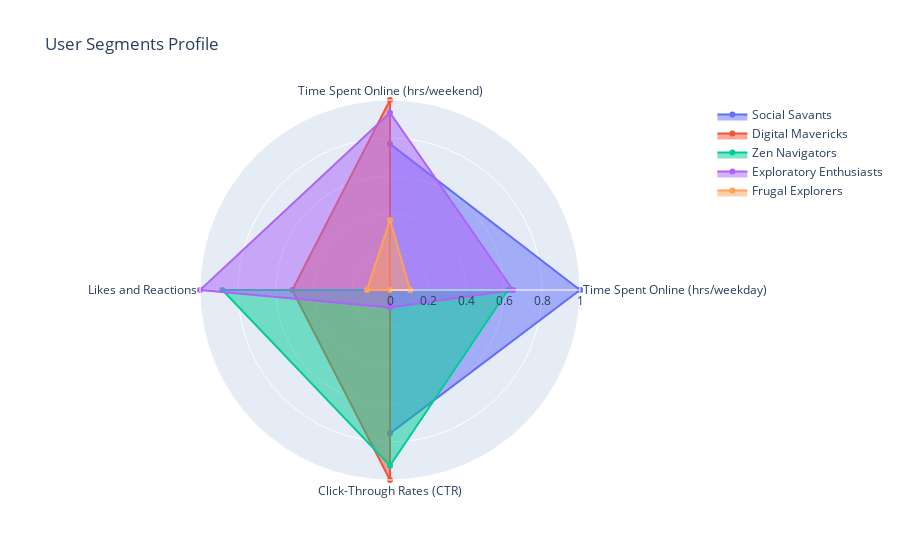

Write notebook code for a chart like this one.
### Markdown cell above
##### Create a radar charts that reflect the segments and their distinctive characteristics.

### Code cell
# Preparing data for radar chart
features_to_plot = ['Time Spent Online (hrs/weekday)', 'Time Spent Online (hrs/weekend)', 'Likes and Reactions', 'Click-Through Rates (CTR)']
labels = np.array(features_to_plot)

# Creating a dataframe for the radar chart
radar_df = cluster_means[features_to_plot].reset_index()

# Normalizing the data
radar_df_normalized = radar_df.copy()
for feature in features_to_plot:
    radar_df_normalized[feature] = (radar_df[feature] - radar_df[feature].min()) / (radar_df[feature].max() - radar_df[feature].min())

# Adding a full circle for plotting
radar_df_normalized = pd.concat([radar_df_normalized, radar_df_normalized.iloc[0]], ignore_index=True)

# Assigning names to segments
segment_names = ['Social Savants', 'Digital Mavericks', 'Zen Navigators', 'Exploratory Enthusiasts', 'Frugal Explorers']

# Create a radar chart
fig = go.Figure()

# Loop through each segment to add to the radar chart
for i, segment in enumerate(segment_names):
    fig.add_trace(go.Scatterpolar(
        r=radar_df_normalized.iloc[i][features_to_plot].values.tolist() + [radar_df_normalized.iloc[i][features_to_plot].values[0]], # Add the first value at the end to close the radar chart
        theta=labels.tolist() + [labels[0]], # Add the first label at the end to close the radar chart
        fill='toself',
        name=segment,
        hoverinfo='text',
        text=[f"{label}: {value:.2f}" for label, value in zip(features_to_plot, radar_df_normalized.iloc[i][features_to_plot].iloc)] + [f"{labels[0]}: {radar_df_normalized.iloc[i][features_to_plot].iloc[0]:.2f}"] # Adding hover text for each feature
    ))

# Update the layout to finalize the radar chart
fig.update_layout(
    polar=dict(
        radialaxis=dict(
            visible=True,
            range=[0, 1]
        )
    ),
    showlegend=True,
    title='User Segments Profile'
)

fig.show()

### Figure 1 — Plotly figure (JSON) as saved in the notebook; plotly's stock layout.template omitted (floating-point values rounded to 4 significant figures)
{"data": [{"fill": "toself", "hoverinfo": "text", "name": "Social Savants", "r": [1, 0.769, 0, 0.7546, 1], "text": ["Time Spent Online (hrs/weekday): 1.00", "Time Spent Online (hrs/weekend): 0.77", "Likes and Reactions: 0.00", "Click-Through Rates (CTR): 0.75", "Time Spent Online (hrs/weekday): 1.00"], "theta": ["Time Spent Online (hrs/weekday)", "Time Spent Online (hrs/weekend)", "Likes and Reactions", "Click-Through Rates (CTR)", "Time Spent Online (hrs/weekday)"], "type": "scatterpolar"}, {"fill": "toself", "hoverinfo": "text", "name": "Digital Mavericks", "r": [0, 1, 0.5142, 1, 0], "text": ["Time Spent Online (hrs/weekday): 0.00", "Time Spent Online (hrs/weekend): 1.00", "Likes and Reactions: 0.51", "Click-Through Rates (CTR): 1.00", "Time Spent Online (hrs/weekday): 0.00"], "theta": ["Time Spent Online (hrs/weekday)", "Time Spent Online (hrs/weekend)", "Likes and Reactions", "Click-Through Rates (CTR)", "Time Spent Online (hrs/weekday)"], "type": "scatterpolar"}, {"fill": "toself", "hoverinfo": "text", "name": "Zen Navigators", "r": [0.621, 0, 0.8819, 0.9252, 0.621], "text": ["Time Spent Online (hrs/weekday): 0.62", "Time Spent Online (hrs/weekend): 0.00", "Likes and Reactions: 0.88", "Click-Through Rates (CTR): 0.93", "Time Spent Online (hrs/weekday): 0.62"], "theta": ["Time Spent Online (hrs/weekday)", "Time Spent Online (hrs/weekend)", "Likes and Reactions", "Click-Through Rates (CTR)", "Time Spent Online (hrs/weekday)"], "type": "scatterpolar"}, {"fill": "toself", "hoverinfo": "text", "name": "Exploratory Enthusiasts", "r": [0.647, 0.9333, 1, 0.09231, 0.647], "text": ["Time Spent Online (hrs/weekday): 0.65", "Time Spent Online (hrs/weekend): 0.93", "Likes and Reactions: 1.00", "Click-Through Rates (CTR): 0.09", "Time Spent Online (hrs/weekday): 0.65"], "theta": ["Time Spent Online (hrs/weekday)", "Time Spent Online (hrs/weekend)", "Likes and Reactions", "Click-Through Rates (CTR)", "Time Spent Online (hrs/weekday)"], "type": "scatterpolar"}, {"fill": "toself", "hoverinfo": "text", "name": "Frugal Explorers", "r": [0.1064, 0.3673, 0.1212, 0, 0.1064], "text": ["Time Spent Online (hrs/weekday): 0.11", "Time Spent Online (hrs/weekend): 0.37", "Likes and Reactions: 0.12", "Click-Through Rates (CTR): 0.00", "Time Spent Online (hrs/weekday): 0.11"], "theta": ["Time Spent Online (hrs/weekday)", "Time Spent Online (hrs/weekend)", "Likes and Reactions", "Click-Through Rates (CTR)", "Time Spent Online (hrs/weekday)"], "type": "scatterpolar"}], "layout": {"polar": {"radialaxis": {"range": [0, 1], "visible": true}}, "showlegend": true, "title": {"text": "User Segments Profile"}}}
